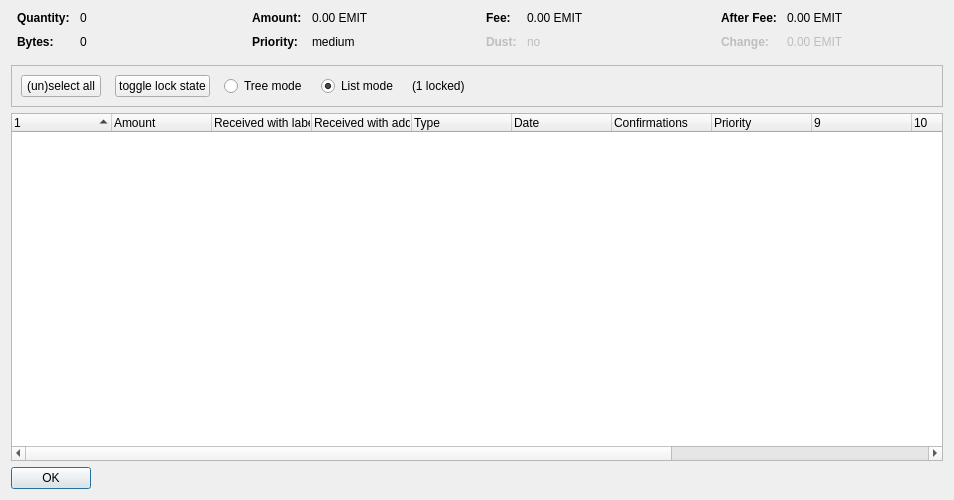
<?xml version="1.0" encoding="UTF-8"?>
<ui version="4.0">
 <class>CoinControlDialog</class>
 <widget class="QDialog" name="CoinControlDialog">
  <property name="geometry">
   <rect>
    <x>0</x>
    <y>0</y>
    <width>954</width>
    <height>500</height>
   </rect>
  </property>
  <property name="windowTitle">
   <string>Coin Selection</string>
  </property>
  <layout class="QVBoxLayout" name="verticalLayout">
   <item>
    <layout class="QHBoxLayout" name="horizontalLayoutTop" stretch="0,0,0,0">
     <property name="topMargin">
      <number>0</number>
     </property>
     <property name="bottomMargin">
      <number>10</number>
     </property>
     <item>
      <layout class="QFormLayout" name="formLayoutCoinControl1">
       <property name="horizontalSpacing">
        <number>10</number>
       </property>
       <property name="verticalSpacing">
        <number>10</number>
       </property>
       <property name="leftMargin">
        <number>6</number>
       </property>
       <property name="rightMargin">
        <number>6</number>
       </property>
       <item row="0" column="0">
        <widget class="QLabel" name="labelCoinControlQuantityText">
         <property name="font">
          <font>
           <weight>75</weight>
           <bold>true</bold>
          </font>
         </property>
         <property name="text">
          <string>Quantity:</string>
         </property>
        </widget>
       </item>
       <item row="0" column="1">
        <widget class="QLabel" name="labelCoinControlQuantity">
         <property name="cursor">
          <cursorShape>IBeamCursor</cursorShape>
         </property>
         <property name="contextMenuPolicy">
          <enum>Qt::ActionsContextMenu</enum>
         </property>
         <property name="text">
          <string notr="true">0</string>
         </property>
         <property name="textInteractionFlags">
          <set>Qt::LinksAccessibleByMouse|Qt::TextSelectableByKeyboard|Qt::TextSelectableByMouse</set>
         </property>
        </widget>
       </item>
       <item row="1" column="0">
        <widget class="QLabel" name="labelCoinControlBytesText">
         <property name="font">
          <font>
           <weight>75</weight>
           <bold>true</bold>
          </font>
         </property>
         <property name="text">
          <string>Bytes:</string>
         </property>
        </widget>
       </item>
       <item row="1" column="1">
        <widget class="QLabel" name="labelCoinControlBytes">
         <property name="cursor">
          <cursorShape>IBeamCursor</cursorShape>
         </property>
         <property name="contextMenuPolicy">
          <enum>Qt::ActionsContextMenu</enum>
         </property>
         <property name="text">
          <string notr="true">0</string>
         </property>
         <property name="textInteractionFlags">
          <set>Qt::LinksAccessibleByMouse|Qt::TextSelectableByKeyboard|Qt::TextSelectableByMouse</set>
         </property>
        </widget>
       </item>
      </layout>
     </item>
     <item>
      <layout class="QFormLayout" name="formLayoutCoinControl2">
       <property name="horizontalSpacing">
        <number>10</number>
       </property>
       <property name="verticalSpacing">
        <number>10</number>
       </property>
       <property name="leftMargin">
        <number>6</number>
       </property>
       <property name="rightMargin">
        <number>6</number>
       </property>
       <item row="0" column="0">
        <widget class="QLabel" name="labelCoinControlAmountText">
         <property name="font">
          <font>
           <weight>75</weight>
           <bold>true</bold>
          </font>
         </property>
         <property name="text">
          <string>Amount:</string>
         </property>
        </widget>
       </item>
       <item row="0" column="1">
        <widget class="QLabel" name="labelCoinControlAmount">
         <property name="cursor">
          <cursorShape>IBeamCursor</cursorShape>
         </property>
         <property name="contextMenuPolicy">
          <enum>Qt::ActionsContextMenu</enum>
         </property>
         <property name="text">
          <string notr="true">0.00 EMIT</string>
         </property>
         <property name="textInteractionFlags">
          <set>Qt::LinksAccessibleByMouse|Qt::TextSelectableByKeyboard|Qt::TextSelectableByMouse</set>
         </property>
        </widget>
       </item>
       <item row="1" column="0">
        <widget class="QLabel" name="labelCoinControlPriorityText">
         <property name="font">
          <font>
           <weight>75</weight>
           <bold>true</bold>
          </font>
         </property>
         <property name="text">
          <string>Priority:</string>
         </property>
        </widget>
       </item>
       <item row="1" column="1">
        <widget class="QLabel" name="labelCoinControlPriority">
         <property name="cursor">
          <cursorShape>IBeamCursor</cursorShape>
         </property>
         <property name="contextMenuPolicy">
          <enum>Qt::ActionsContextMenu</enum>
         </property>
         <property name="text">
          <string>medium</string>
         </property>
         <property name="textInteractionFlags">
          <set>Qt::LinksAccessibleByMouse|Qt::TextSelectableByKeyboard|Qt::TextSelectableByMouse</set>
         </property>
        </widget>
       </item>
      </layout>
     </item>
     <item>
      <layout class="QFormLayout" name="formLayoutCoinControl3">
       <property name="horizontalSpacing">
        <number>10</number>
       </property>
       <property name="verticalSpacing">
        <number>10</number>
       </property>
       <property name="leftMargin">
        <number>6</number>
       </property>
       <property name="rightMargin">
        <number>6</number>
       </property>
       <item row="0" column="0">
        <widget class="QLabel" name="labelCoinControlFeeText">
         <property name="font">
          <font>
           <weight>75</weight>
           <bold>true</bold>
          </font>
         </property>
         <property name="text">
          <string>Fee:</string>
         </property>
        </widget>
       </item>
       <item row="0" column="1">
        <widget class="QLabel" name="labelCoinControlFee">
         <property name="cursor">
          <cursorShape>IBeamCursor</cursorShape>
         </property>
         <property name="contextMenuPolicy">
          <enum>Qt::ActionsContextMenu</enum>
         </property>
         <property name="text">
          <string notr="true">0.00 EMIT</string>
         </property>
         <property name="textInteractionFlags">
          <set>Qt::LinksAccessibleByMouse|Qt::TextSelectableByKeyboard|Qt::TextSelectableByMouse</set>
         </property>
        </widget>
       </item>
       <item row="1" column="0">
        <widget class="QLabel" name="labelCoinControlLowOutputText">
         <property name="enabled">
          <bool>false</bool>
         </property>
         <property name="font">
          <font>
           <weight>75</weight>
           <bold>true</bold>
          </font>
         </property>
         <property name="text">
          <string>Dust:</string>
         </property>
        </widget>
       </item>
       <item row="1" column="1">
        <widget class="QLabel" name="labelCoinControlLowOutput">
         <property name="enabled">
          <bool>false</bool>
         </property>
         <property name="cursor">
          <cursorShape>IBeamCursor</cursorShape>
         </property>
         <property name="contextMenuPolicy">
          <enum>Qt::ActionsContextMenu</enum>
         </property>
         <property name="text">
          <string>no</string>
         </property>
         <property name="textInteractionFlags">
          <set>Qt::LinksAccessibleByMouse|Qt::TextSelectableByKeyboard|Qt::TextSelectableByMouse</set>
         </property>
        </widget>
       </item>
      </layout>
     </item>
     <item>
      <layout class="QFormLayout" name="formLayoutCoinControl4">
       <property name="horizontalSpacing">
        <number>10</number>
       </property>
       <property name="verticalSpacing">
        <number>10</number>
       </property>
       <property name="leftMargin">
        <number>6</number>
       </property>
       <property name="rightMargin">
        <number>6</number>
       </property>
       <item row="0" column="0">
        <widget class="QLabel" name="labelCoinControlAfterFeeText">
         <property name="font">
          <font>
           <weight>75</weight>
           <bold>true</bold>
          </font>
         </property>
         <property name="text">
          <string>After Fee:</string>
         </property>
        </widget>
       </item>
       <item row="0" column="1">
        <widget class="QLabel" name="labelCoinControlAfterFee">
         <property name="cursor">
          <cursorShape>IBeamCursor</cursorShape>
         </property>
         <property name="contextMenuPolicy">
          <enum>Qt::ActionsContextMenu</enum>
         </property>
         <property name="text">
          <string notr="true">0.00 EMIT</string>
         </property>
         <property name="textInteractionFlags">
          <set>Qt::LinksAccessibleByMouse|Qt::TextSelectableByKeyboard|Qt::TextSelectableByMouse</set>
         </property>
        </widget>
       </item>
       <item row="1" column="0">
        <widget class="QLabel" name="labelCoinControlChangeText">
         <property name="enabled">
          <bool>false</bool>
         </property>
         <property name="font">
          <font>
           <weight>75</weight>
           <bold>true</bold>
          </font>
         </property>
         <property name="text">
          <string>Change:</string>
         </property>
        </widget>
       </item>
       <item row="1" column="1">
        <widget class="QLabel" name="labelCoinControlChange">
         <property name="enabled">
          <bool>false</bool>
         </property>
         <property name="cursor">
          <cursorShape>IBeamCursor</cursorShape>
         </property>
         <property name="contextMenuPolicy">
          <enum>Qt::ActionsContextMenu</enum>
         </property>
         <property name="text">
          <string notr="true">0.00 EMIT</string>
         </property>
         <property name="textInteractionFlags">
          <set>Qt::LinksAccessibleByMouse|Qt::TextSelectableByKeyboard|Qt::TextSelectableByMouse</set>
         </property>
        </widget>
       </item>
      </layout>
     </item>
    </layout>
   </item>
   <item>
    <widget class="QFrame" name="frame">
     <property name="minimumSize">
      <size>
       <width>0</width>
       <height>40</height>
      </size>
     </property>
     <property name="frameShape">
      <enum>QFrame::StyledPanel</enum>
     </property>
     <property name="frameShadow">
      <enum>QFrame::Sunken</enum>
     </property>
     <layout class="QHBoxLayout" name="horizontalLayout">
      <item>
       <layout class="QHBoxLayout" name="horizontalLayoutPanel" stretch="0,0,0,0,0,0">
        <property name="spacing">
         <number>14</number>
        </property>
        <item>
         <widget class="QPushButton" name="pushButtonSelectAll">
          <property name="sizePolicy">
           <sizepolicy hsizetype="Maximum" vsizetype="Fixed">
            <horstretch>0</horstretch>
            <verstretch>0</verstretch>
           </sizepolicy>
          </property>
          <property name="text">
           <string>(un)select all</string>
          </property>
          <property name="autoDefault">
           <bool>false</bool>
          </property>
         </widget>
        </item>
        <item>
         <widget class="QPushButton" name="pushButtonToggleLock">
          <property name="sizePolicy">
           <sizepolicy hsizetype="Maximum" vsizetype="Fixed">
            <horstretch>0</horstretch>
            <verstretch>0</verstretch>
           </sizepolicy>
          </property>
          <property name="text">
           <string>toggle lock state</string>
          </property>
          <property name="autoDefault">
           <bool>false</bool>
          </property>
         </widget>
        </item>
        <item>
         <widget class="QRadioButton" name="radioTreeMode">
          <property name="sizePolicy">
           <sizepolicy hsizetype="Maximum" vsizetype="Fixed">
            <horstretch>0</horstretch>
            <verstretch>0</verstretch>
           </sizepolicy>
          </property>
          <property name="text">
           <string>Tree mode</string>
          </property>
         </widget>
        </item>
        <item>
         <widget class="QRadioButton" name="radioListMode">
          <property name="sizePolicy">
           <sizepolicy hsizetype="Maximum" vsizetype="Fixed">
            <horstretch>0</horstretch>
            <verstretch>0</verstretch>
           </sizepolicy>
          </property>
          <property name="text">
           <string>List mode</string>
          </property>
          <property name="checked">
           <bool>true</bool>
          </property>
         </widget>
        </item>
        <item>
         <widget class="QLabel" name="labelLocked">
          <property name="text">
           <string>(1 locked)</string>
          </property>
         </widget>
        </item>
        <item>
         <spacer name="horizontalSpacer">
          <property name="orientation">
           <enum>Qt::Horizontal</enum>
          </property>
          <property name="sizeHint" stdset="0">
           <size>
            <width>40</width>
            <height>20</height>
           </size>
          </property>
         </spacer>
        </item>
       </layout>
      </item>
     </layout>
    </widget>
   </item>
   <item>
    <widget class="CoinControlTreeWidget" name="treeWidget">
     <property name="contextMenuPolicy">
      <enum>Qt::CustomContextMenu</enum>
     </property>
     <property name="sortingEnabled">
      <bool>false</bool>
     </property>
     <property name="columnCount">
      <number>13</number>
     </property>
     <attribute name="headerShowSortIndicator" stdset="0">
      <bool>true</bool>
     </attribute>
     <attribute name="headerStretchLastSection">
      <bool>false</bool>
     </attribute>
     <column>
      <property name="text">
       <string/>
      </property>
     </column>
     <column>
      <property name="text">
       <string>Amount</string>
      </property>
     </column>
     <column>
      <property name="text">
       <string>Received with label</string>
      </property>
     </column>
     <column>
      <property name="text">
       <string>Received with address</string>
      </property>
     </column>
     <column>
      <property name="text">
	<string>Type</string>
      </property>
     </column>
     <column>
      <property name="text">	 
       <string>Date</string>
      </property>
     </column>
     <column>
      <property name="text">
       <string>Confirmations</string>
      </property>
      <property name="toolTip">
       <string>Confirmed</string>
      </property>
     </column>
     <column>
      <property name="text">
       <string>Priority</string>
      </property>
     </column>
     <column>
      <property name="text">
       <string/>
      </property>
     </column>
     <column>
      <property name="text">
       <string/>
      </property>
     </column>
     <column>
      <property name="text">
       <string/>
      </property>
     </column>
     <column>
      <property name="text">
       <string/>
      </property>
     </column>
     <column>
      <property name="text">
       <string/>
      </property>
     </column>
    </widget>
   </item>
   <item>
    <widget class="QDialogButtonBox" name="buttonBox">
     <property name="sizePolicy">
      <sizepolicy hsizetype="Maximum" vsizetype="Fixed">
       <horstretch>0</horstretch>
       <verstretch>0</verstretch>
      </sizepolicy>
     </property>
     <property name="orientation">
      <enum>Qt::Horizontal</enum>
     </property>
     <property name="standardButtons">
      <set>QDialogButtonBox::Ok</set>
     </property>
    </widget>
   </item>
  </layout>
 </widget>
 <customwidgets>
  <customwidget>
   <class>CoinControlTreeWidget</class>
   <extends>QTreeWidget</extends>
   <header>coincontroltreewidget.h</header>
  </customwidget>
 </customwidgets>
 <resources/>
 <connections/>
</ui>
